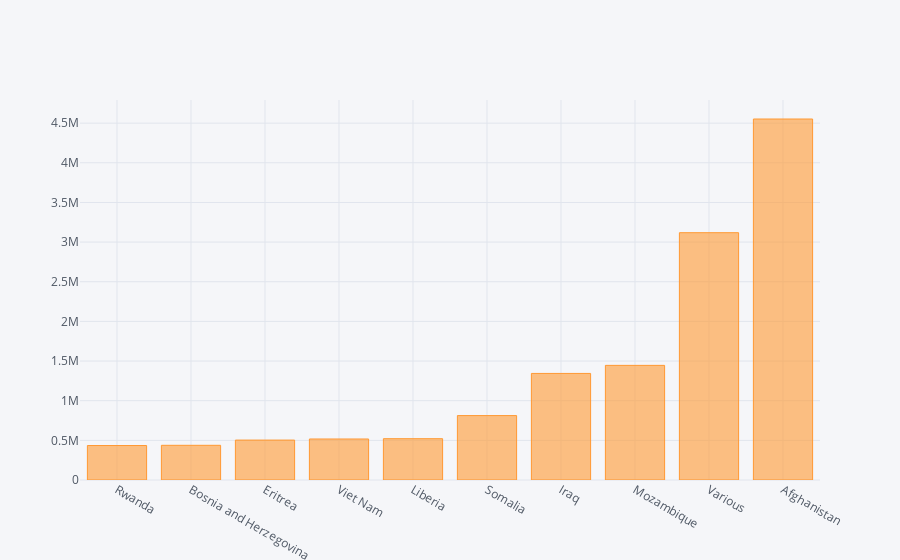

Here is the notebook cell this chart was saved with:
### Code cell
refugees_highest_year.tail(10).iplot(kind="bar")

### Figure 1 — Plotly figure (JSON) as saved in the notebook; plotly's stock layout.template omitted (floating-point values rounded to 4 significant figures)
{"data": [{"marker": {"color": "rgba(255, 153, 51, 0.6)", "line": {"color": "rgba(255, 153, 51, 1.0)", "width": 1}}, "name": "Refugees", "orientation": "v", "text": "", "type": "bar", "uid": "27be4ab3-d608-4641-bc7f-8bca77ef69d1", "x": ["Rwanda", "Bosnia and Herzegovina", "Eritrea", "Viet Nam", "Liberia", "Somalia", "Iraq", "Mozambique", "Various", "Afghanistan"], "y": [434736, 437501, 503200, 517111, 520915, 812195, 1343824, 1445474, 3118510, 4552153]}], "layout": {"autosize": true, "legend": {"bgcolor": "#F5F6F9", "font": {"color": "#4D5663"}}, "paper_bgcolor": "#F5F6F9", "plot_bgcolor": "#F5F6F9", "titlefont": {"color": "#4D5663"}, "xaxis": {"autorange": true, "gridcolor": "#E1E5ED", "range": [-0.5, 9.5], "showgrid": true, "tickfont": {"color": "#4D5663"}, "title": "", "titlefont": {"color": "#4D5663"}, "type": "category", "zerolinecolor": "#E1E5ED"}, "yaxis": {"autorange": true, "gridcolor": "#E1E5ED", "range": [0, 4791740], "showgrid": true, "tickfont": {"color": "#4D5663"}, "title": "", "titlefont": {"color": "#4D5663"}, "type": "linear", "zerolinecolor": "#E1E5ED"}}}
